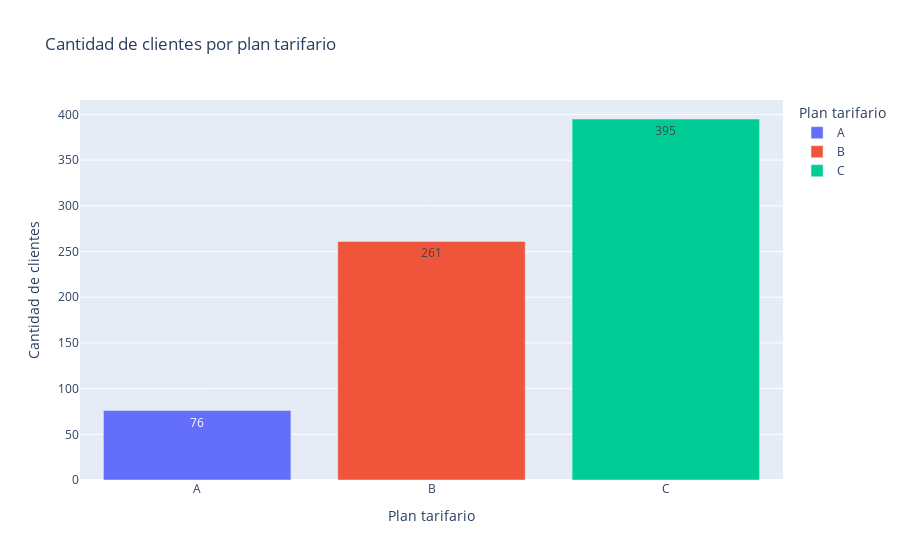

The notebook cell saved with this chart:
### Code cell
clients_plan = telecom_clients.groupby('tariff_plan')['user_id'].count().reset_index(name='clients_count')

plt.figure(figsize=(12,9))

fig = px.bar(
    clients_plan,
    x='tariff_plan',
    y='clients_count',  
    color='tariff_plan',
    title='Cantidad de clientes por plan tarifario',
    labels={'tariff_plan': 'Plan tarifario', 'clients_count': 'Cantidad de clientes'},
    text='clients_count'
)
# Mostrar el gráfico
fig.show()

### Figure 1 — Plotly figure (JSON) as saved in the notebook; plotly's stock layout.template omitted (floating-point values rounded to 4 significant figures)
{"data": [{"alignmentgroup": "True", "hovertemplate": "Plan tarifario=%{x}<br>Cantidad de clientes=%{text}<extra></extra>", "legendgroup": "A", "marker": {"color": "#636efa", "pattern": {"shape": ""}}, "name": "A", "offsetgroup": "A", "orientation": "v", "showlegend": true, "text": [76], "textposition": "auto", "type": "bar", "x": ["A"], "xaxis": "x", "y": [76], "yaxis": "y"}, {"alignmentgroup": "True", "hovertemplate": "Plan tarifario=%{x}<br>Cantidad de clientes=%{text}<extra></extra>", "legendgroup": "B", "marker": {"color": "#EF553B", "pattern": {"shape": ""}}, "name": "B", "offsetgroup": "B", "orientation": "v", "showlegend": true, "text": [261], "textposition": "auto", "type": "bar", "x": ["B"], "xaxis": "x", "y": [261], "yaxis": "y"}, {"alignmentgroup": "True", "hovertemplate": "Plan tarifario=%{x}<br>Cantidad de clientes=%{text}<extra></extra>", "legendgroup": "C", "marker": {"color": "#00cc96", "pattern": {"shape": ""}}, "name": "C", "offsetgroup": "C", "orientation": "v", "showlegend": true, "text": [395], "textposition": "auto", "type": "bar", "x": ["C"], "xaxis": "x", "y": [395], "yaxis": "y"}], "layout": {"barmode": "relative", "legend": {"title": {"text": "Plan tarifario"}, "tracegroupgap": 0}, "title": {"text": "Cantidad de clientes por plan tarifario"}, "xaxis": {"anchor": "y", "categoryarray": ["A", "B", "C"], "categoryorder": "array", "domain": [0, 1], "title": {"text": "Plan tarifario"}}, "yaxis": {"anchor": "x", "domain": [0, 1], "title": {"text": "Cantidad de clientes"}}}}
